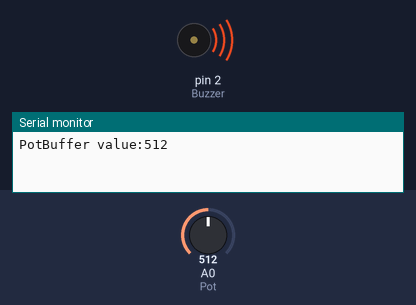
This sketch was run on a simulated Arduino Uno, built with avr-gcc and run on an emulated ATmega328P. Shown: buzzer (waves = sounding), the last lines printed to the serial monitor. Inputs (shaded band) come from the test bench; at power-on: A0 (Pot) = 512.

Above: at 0.3 s.
At 2.7 s:
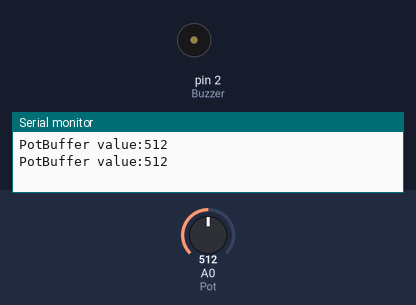
Timing chart, 0 to 3.7 s (numbered marks = the images above):
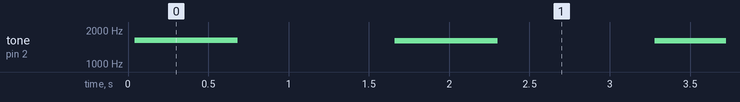

Measured:
- by itself, tone on pin 2 (Buzzer): repeats every 1.6 s: silent 0.98 s, 1610 Hz 0.64 s

The sketch:

buzzer.ino
```cpp
#define Pot A0
#define Buzzer 2

int PotBuffer = 0;


void setup() {
  // put your setup code here, to run once:
  pinMode(Buzzer,OUTPUT);
  Serial.begin(9600);
}

void loop() {
  // put your main code here, to run repeatedly:
   PotBuffer = analogRead(Pot);
   Serial.print("PotBuffer value:");
   Serial.println(PotBuffer);
 for(int i = 0; i < 1000; i++){
   digitalWrite(Buzzer,LOW);
   delayMicroseconds(PotBuffer);
   digitalWrite(Buzzer,HIGH);
   delayMicroseconds(100);
 }

   delay(1000);
}
```
